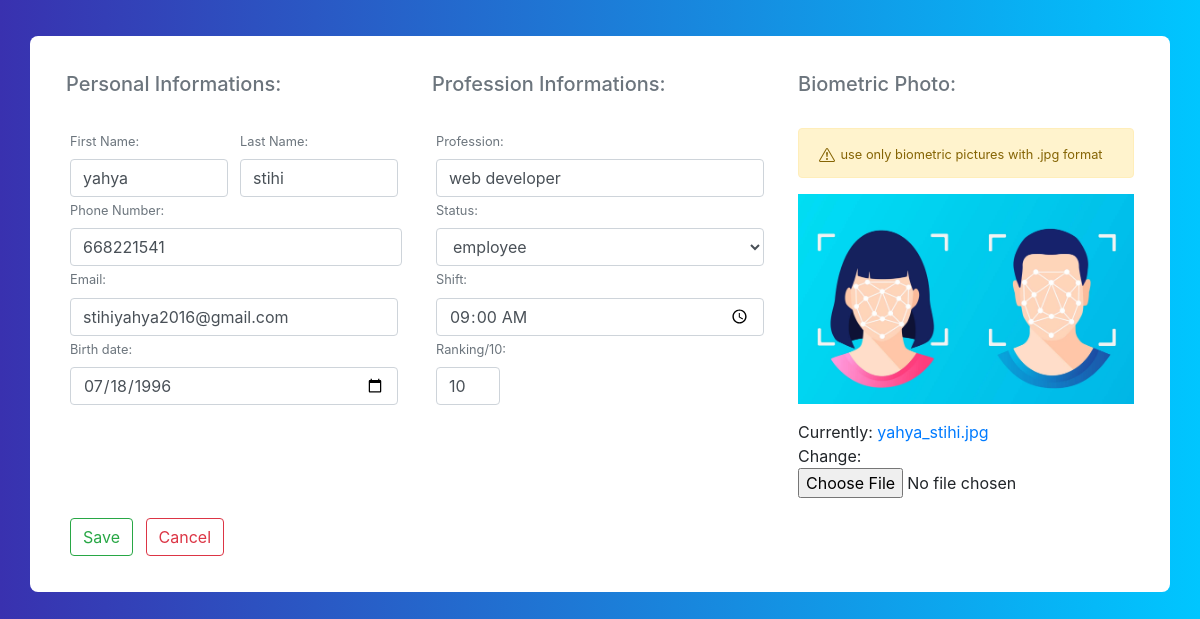
/edit_profile/2/, run on the app's committed database.
### core/models.py (models this page shows, shortened)
class Profile(models.Model):
    first_name = models.CharField(max_length=70)
    last_name = models.CharField(max_length=70)
    date = models.DateField()
    phone = models.BigIntegerField()
    email = models.EmailField()
    ranking = models.IntegerField()
    profession = models.CharField(max_length=200)
    status = models.CharField(choices=types,max_length=20,null=True,blank=False,default='employee')
    present = models.BooleanField(default=False)
    image = models.ImageField()
    updated = models.DateTimeField(auto_now=True)
    shift = models.TimeField()

### core/views.py (the view)
# urls.py: path('edit_profile/<int:id>/',edit_profile,name='edit_profile'),
def edit_profile(request,id):
    profile = Profile.objects.get(id=id)
    form = ProfileForm(instance=profile)
    if request.method == 'POST':
        form = ProfileForm(request.POST,request.FILES,instance=profile)
        if form.is_valid():
            form.save()
            return redirect('profiles')
    context={'form':form}
    return render(request,'core/add_profile.html',context)

### core/forms.py
class ProfileForm(forms.ModelForm):
    class Meta:
        model = Profile
        fields = '__all__'
        widgets = {
            'date': DateInput(),
            'shift':TimeInput()
        }
        exclude = ['present','updated']
    def __init__(self, *args, **kwargs):
        super(ProfileForm, self).__init__(*args, **kwargs)
        self.fields['first_name'].widget.attrs['class'] = 'form-control'
        self.fields['last_name'].widget.attrs['class'] = 'form-control'
        self.fields['date'].widget.attrs['class'] = 'form-control'
        self.fields['phone'].widget.attrs['class'] = 'form-control'
        self.fields['email'].widget.attrs['class'] = 'form-control'
        self.fields['ranking'].widget.attrs['class'] = 'form-control'
        self.fields['profession'].widget.attrs['class'] = 'form-control'
        self.fields['status'].widget.attrs['class'] = 'form-control'
        self.fields['shift'].widget.attrs['class'] = 'form-control'

### core/templates/core/add_profile.html (shortened to what this page needs)
{% extends "core/base.html" %}
{% load static %}
{% block content %}
<div class="container emp-profile pb-3">
    <form method="POST" action="." class="needs-validation" enctype='multipart/form-data'>
        <div class="row">
            <div class="col-md-4">
                <h5 class="text-muted">Personal Informations:</h5><br>
                <div class="d-flex justify-content-between">
                    <div class="m-1 mr-2">
                        <label class="text-muted"><small>First Name:</small></label>
                        {{ form.first_name }}
                    </div>
                    <div class="m-1">
                        <label class="text-muted"><small>Last Name:</small></label>
                        {{ form.last_name }}
                    </div>
                </div>
                <div class="ml-1">
                    <label class="text-muted"><small>Phone Number:</small></label>
                    {{ form.phone }}
                </div>
                <div class="m-1">
                    <label class="text-muted"><small>Email:</small></label>
                    {{ form.email }}
                </div>
                <div class="m-1">
                    <label class="text-muted"><small>Birth date:</small></label>
                    {{ form.date }}
                </div>
            </div>
            <div class="col-md-4">
                <h5 class="text-muted">Profession Informations:</h5><br>
                <div class="m-1">
                    <label class="text-muted"><small>Profession:</small></label>
                    {{ form.profession }}
                </div>
                <div class="m-1">
                    <label class="text-muted"><small>Status:</small></label>
                    {{ form.status }}
                </div>
                <div class="m-1">
                    <label class="text-muted"><small>Shift:</small></label>
                    {{ form.shift }}
                </div>
                <div class="m-1" style="width: 4rem;">
                    <label class="text-muted"><small>Ranking/10:</small></label>
                    {{ form.ranking }}
                </div>
            </div>
            <div class="col-md-4">
                <h5 class="text-muted">Biometric Photo:</h5><br>
                <div>
                    <div class="alert alert-warning">
                        <small>use only biometric pictures with .jpg format</small>
                    </div>
                    <img src="{% static 'img/bio.jpg'%}" alt="" width="100%">
                </div>
                <div class="mt-3">
                    {{ form.image }}
                </div>
            </div>
        </div>
        <div class="mt-3">
            <button type="submit" class="btn btn-outline-success m-1">Save</button>
            <a href="{% url 'profiles' %}"><button type="button" class="btn btn-outline-danger m-1">Cancel</button></a>
        </div>
    </form>
</div>
{% endblock content %}

### static/css/details.css (style rules this page uses)
.emp-profile { padding: 3%; margin-top: 3%; margin-bottom: 3%; border-radius: 0.5rem; background: #fff; }

### static/css/body.css (style rules this page uses)
body { background: -webkit-linear-gradient(left, #3931af, #00c6ff); }

### data on the page
Profile: first_name "yahya", last_name "stihi", phone "668221541", email "stihiyahya2016@gmail.com", date "07/18/1996", profession "web developer", status "employee", shift "09:00:00", ranking "10"
